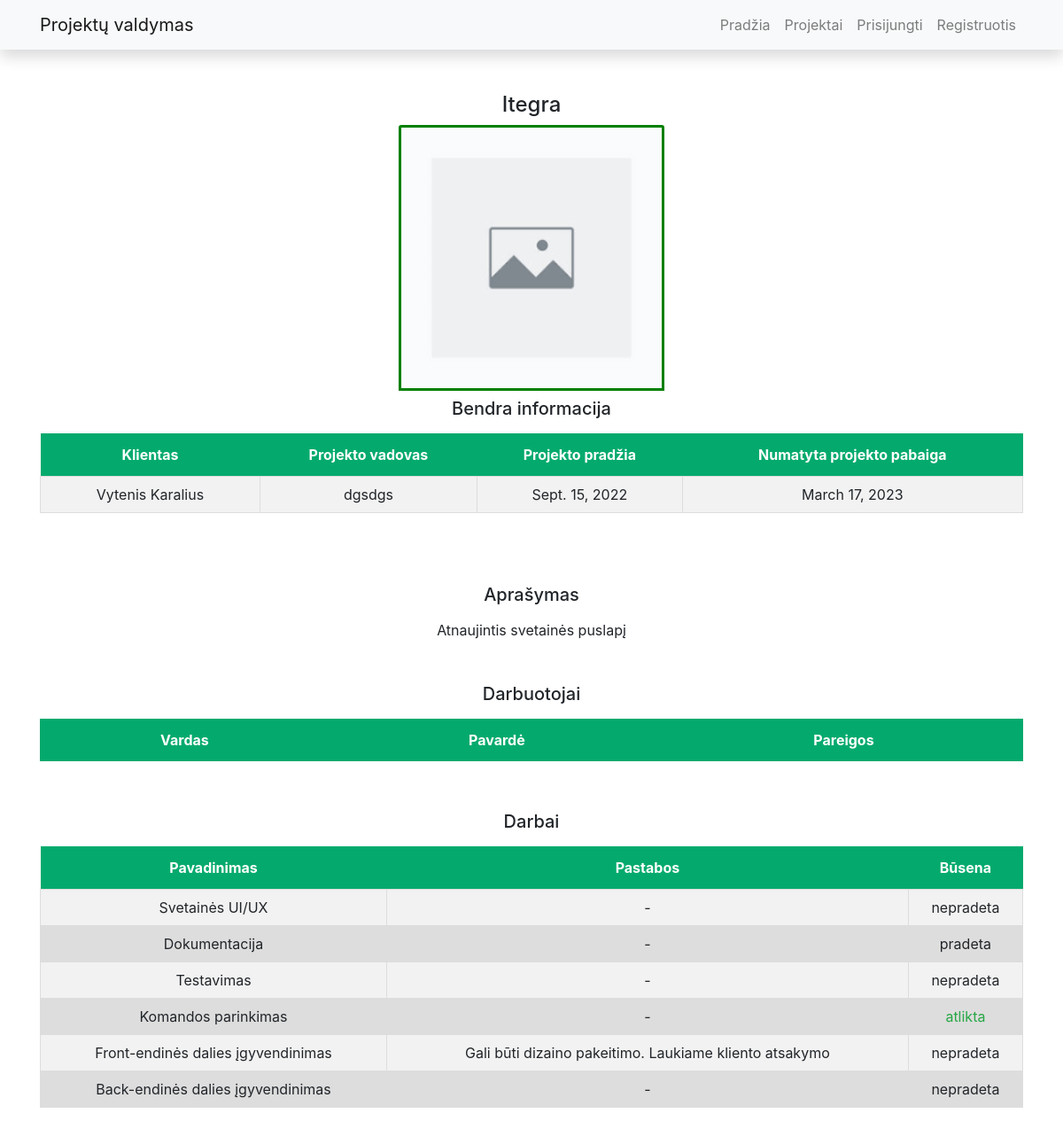
Page /projektai/projects/3 on the earlier database version.
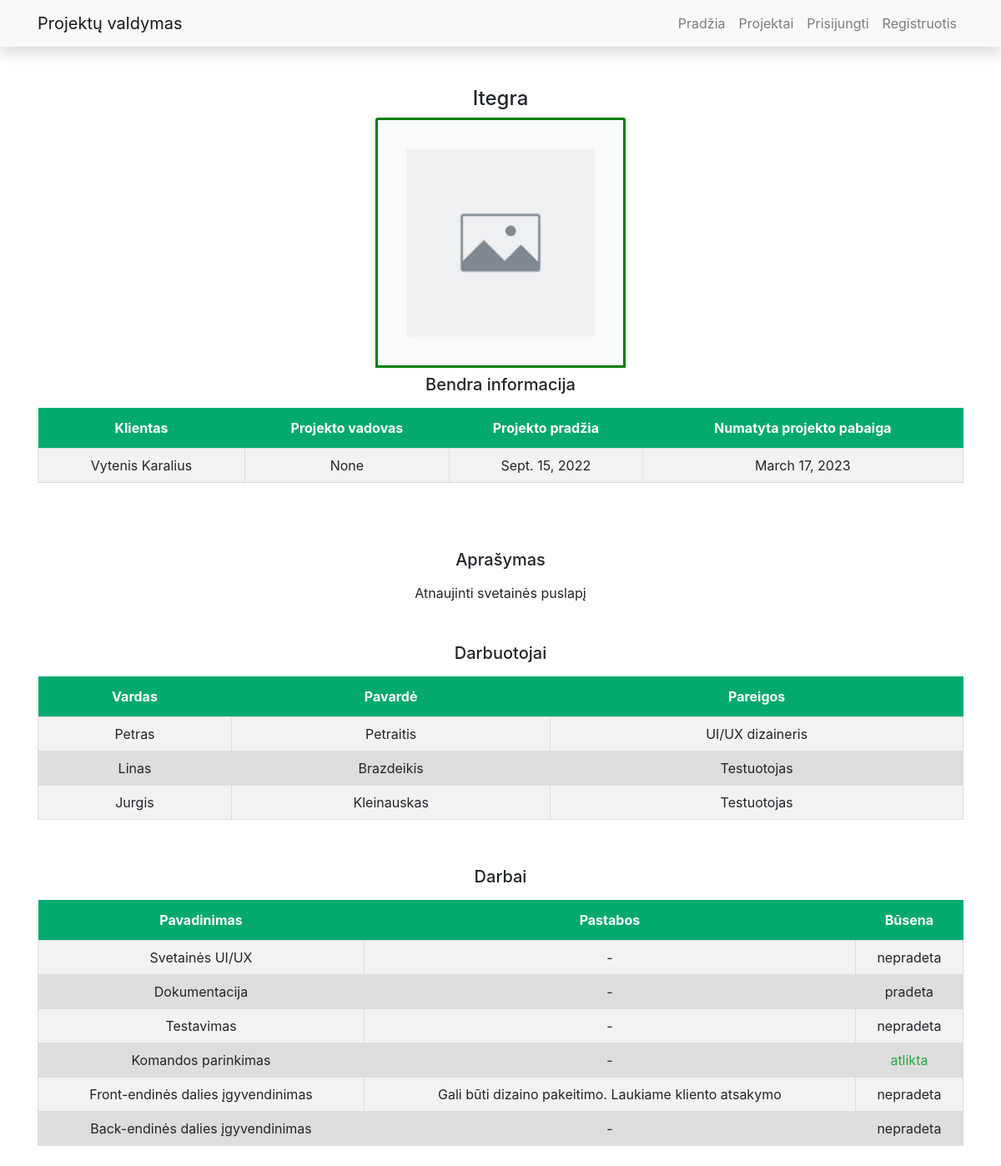
Same page on the later database version.
### projektai/models.py (models this page shows, shortened)
class Projektas(models.Model):
    pavadinimas = models.CharField("Pavadinimas", max_length=100)
    pradzios_data = models.DateField("Pradžios data", null=True, blank=True)
    pabaigos_data = models.DateField("Pabaigos data",null=True, blank=True)
    klientas = models.ForeignKey("Klientas",  on_delete=models.SET_NULL, null=True)
    vadovas = models.ForeignKey(User, on_delete=models.SET_NULL, null=True, blank=True)
    darbuotojai = models.ManyToManyField(Darbuotojai,blank=True)
    darbai = models.ManyToManyField(Darbas,blank=True)
    cover = models.ImageField("Cover", upload_to='covers', null=True, blank=True)
    aprasymas = HTMLField(blank=True, null=True)
    class Meta:
        verbose_name = 'Projektas'
        verbose_name_plural = 'Projektai'
    class Meta:
        ordering = ['pavadinimas']
    def display_darbuotojai(self):
        return ', '.join((darbuotojai.vardas and darbuotojai.pavarde) for darbuotojai in self.darbuotojai.all())
    display_darbuotojai.short_description = 'Darbuotojai'

class Darbas(models.Model):
    pavadinimas = models.CharField("Pavadinimas", max_length=100)
    pastabos = models.CharField("Pastabos", max_length=100, null=True, blank=True)
    BUSENOS_STATUS = (
        ('a', 'atlikta'),
        ('n', 'nepradeta'),
        ('p', 'pradeta'),
    )
    status = models.CharField("Busena", max_length=100, choices=BUSENOS_STATUS, null=True, blank=True)
    class Meta:
        verbose_name = 'Darbas'
        verbose_name_plural = 'Darbai'

class Klientas(models.Model):
    vardas = models.CharField("Vardas", max_length=100)
    pavarde = models.CharField("Pavardė", max_length=100)
    imone = models.CharField("Įmonė", max_length=100)
    kontaktai = models.CharField("Kontaktai", max_length=100)
    class Meta:
        verbose_name = 'Klientas'
        verbose_name_plural = 'Klientai'
    def __str__(self):
        return f'{self.vardas} {self.pavarde}'

class Darbuotojai(models.Model):
    vardas = models.CharField("Vardas", max_length=100)
    pavarde = models.CharField("Pavardė", max_length=100)
    pareigos = models.CharField("Pareigos", max_length=100)
    class Meta:
        verbose_name = 'Darbuotojas'
        verbose_name_plural = 'Darbuotojai'

### projektai/views.py (the view, shortened to what this page needs)
# urls.py: path('projects/<int:pk>', views.ProjectDetailView.as_view(), name='project-detail'),
class ProjectDetailView(generic.DetailView):
    model = Projektas
    template_name = 'projektas.html'

### templates/projektas.html (shortened to what this page needs)
{% extends "base.html" %}
{% block content %}
{%load static%}
    <div class="center" >
        <h4>{{ projektas.pavadinimas }}</h4>
        {% if projektas.cover %}
          <img src="{{ projektas.cover.url }}" style="width: 300px; height:300px" class="card-img-top" alt="...">
        {% else %}
          <img src="{% static '/img/noimg.png' %}" class="card-img-top" style="width: 300px; height:300px">
        {% endif %}
<h5>Bendra informacija</h5>
        <table class="center">
            <tr>
                <th>Klientas</th>
                <th>Projekto vadovas</th>
                <th>Projekto pradžia</th>
                <th>Numatyta projekto pabaiga</th>
            </tr>
            <tr>
                <td>{{projektas.klientas}}</td>
                <td>{{projektas.vadovas}}</td>
                <td>{{projektas.pradzios_data}}</td>
                <td>{{projektas.pabaigos_data}}</td>
            </tr>
        </table>
        <br>
<br>
        {% if projektas.aprasymas %}
        <br>
        <h5>Aprašymas</h5>
        <tr>
        {{ projektas.aprasymas | safe }}</tr>
        {% endif %}
<h5>Darbuotojai</h5>
        <table class="center">
            <tr>
                <th>Vardas</th>
                <th>Pavardė</th>
                <th>Pareigos</th>
            </tr>
            {% for darbuotojas in projektas.darbuotojai.all %}
            <tr>
                <td>{{darbuotojas.vardas}}</td>
                <td>{{darbuotojas.pavarde}}</td>
                <td>{{darbuotojas.pareigos}}</td>
            </tr>
                {% endfor %}
        </table>
<br>
<br>
<h5>Darbai</h5>
        <table class="center">
            <tr>
                <th>Pavadinimas</th>
                <th>Pastabos</th>
                <th>Būsena</th>
            </tr>
            {% for darbas in projektas.darbai.all %}
            <tr>
                <td>{{darbas.pavadinimas}}</td>
                {% if darbas.pastabos %}
                <td>{{darbas.pastabos}}</td>
                {% else %}
                <td>-</td>
                {% endif %}
                <td class="{% if darbas.status == 'a' %}text-success{% endif %}">{{darbas.get_status_display}}</td>
            </tr>
                {% endfor %}
        </table>
        <br>
    </div>
{% endblock %}

Differences in the rows shown:
changed Projektas "Itegra": vadovas "dgsdgs" → "None"; aprasymas "Atnaujintis svetainės puslapį" → "Atnaujinti svetainės puslapį"
now on this page (row unchanged): Darbuotojai: vardas "Petras", pavarde "Petraitis", pareigos "UI/UX dizaineris"
now on this page (row unchanged): Darbuotojai: vardas "Linas", pavarde "Brazdeikis", pareigos "Testuotojas"
now on this page (row unchanged): Darbuotojai: vardas "Jurgis", pavarde "Kleinauskas", pareigos "Testuotojas"
